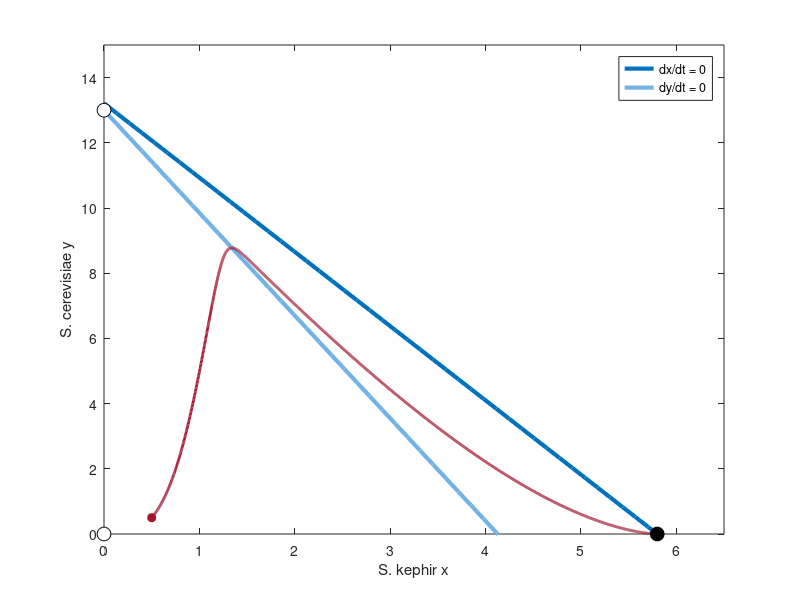

The MATLAB source for this figure:
% Abb. 4.18: Konkurrenzmodell in der Phasenebene (Buch, Abschnitt 4.4, Gl. 4.4)
% Nullklinen y = (1 - x/K1)/g1 und y = K2 (1 - g2 x), stationäre Zustände (gefüllt: stabil, offen: instabil) und die Lösung aus Abb. 4.5
% (c) 2026 Philipp Kügler · Programm zum Buch „Dynamische Systeme in den Lebenswissenschaften“ · MIT-Lizenz (siehe LICENSE)
r1 = 0.0607; K1 = 5.8; g1 = 0.0757;     % S. kephir
r2 = 0.2183; K2 = 13; g2 = 0.2423;      % S. cerevisiae
f = @(t, z) [r1 * (1 - z(1) / K1 - g1 * z(2)) * z(1); r2 * (1 - z(2) / K2 - g2 * z(1)) * z(2)];
opt = odeset('RelTol', 1e-9, 'AbsTol', 1e-11);
xs = linspace(0, 6.5, 50);
plot(xs, (1 - xs / K1) / g1, 'Color', [0 0.447 0.741], 'LineWidth', 3); hold on
plot(xs, K2 * (1 - g2 * xs), 'Color', [0.45 0.70 0.90], 'LineWidth', 3);
[t, z] = ode45(f, linspace(0, 400, 4001), [0.5; 0.5], opt);
plot(z(:, 1), z(:, 2), 'Color', [0.64 0.08 0.18], 'LineWidth', 2);
plot(0.5, 0.5, 'o', 'Color', [0.64 0.08 0.18], 'MarkerFaceColor', [0.64 0.08 0.18]);
P = [0 0; 0 K2; K1 0];
for i = 1:3
    x = P(i, 1); y = P(i, 2);
    J = [r1 * (1 - 2 * x / K1 - g1 * y), -r1 * g1 * x; -r2 * g2 * y, r2 * (1 - 2 * y / K2 - g2 * x)];
    lam = sort(real(eig(J)));
    if max(lam) < 0, art = 'stabil'; fc = 'k'; else, art = 'instabil'; fc = 'w'; end
    plot(x, y, 'ko', 'MarkerFaceColor', fc, 'MarkerSize', 10);
    fprintf('(%g, %g): Eigenwerte %.4f  %.4f -> %s\n', x, y, lam, art);
end
hold off
xlim([0 6.5]); ylim([0 15]); xlabel('S. kephir x'); ylabel('S. cerevisiae y');
legend('dx/dt = 0', 'dy/dt = 0');
